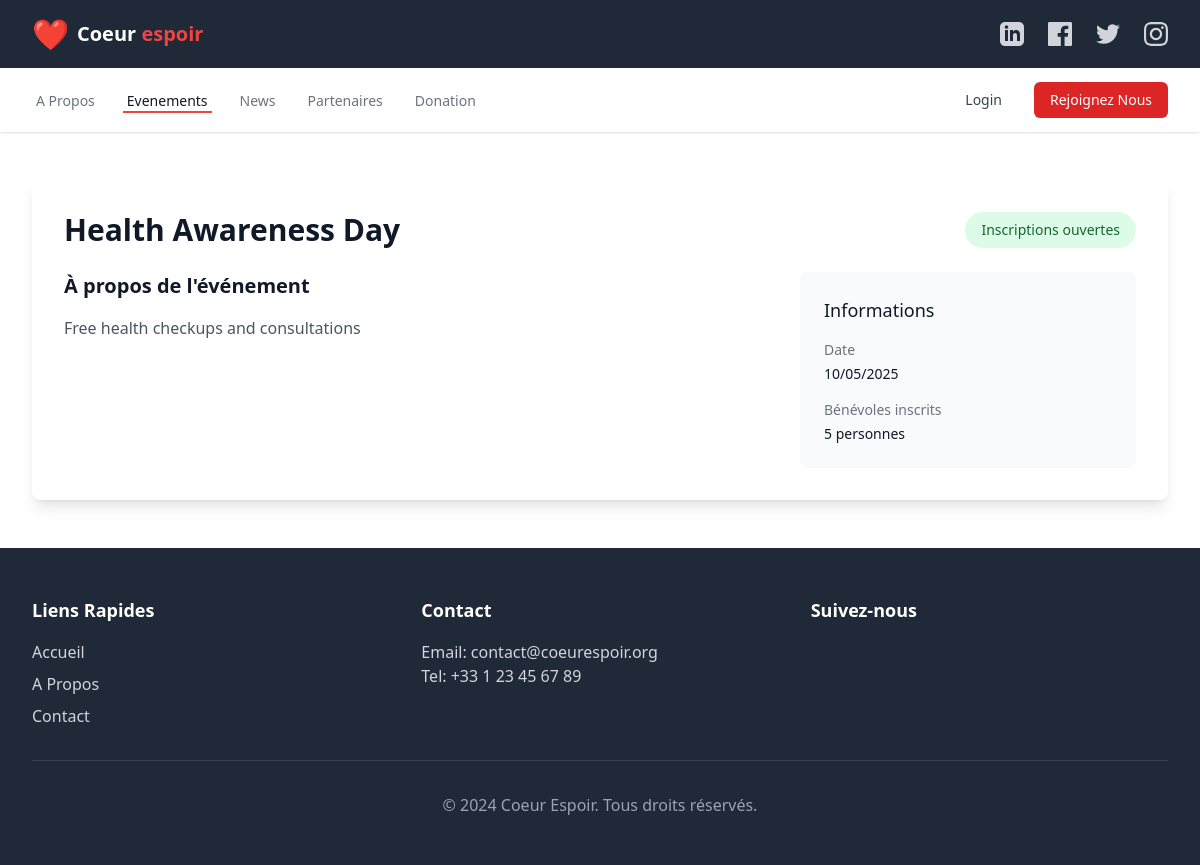
The page /Project_TDW/events/4 on the database its author committed.
### tables this page shows
CREATE TABLE `events` (
  `event_id` int(11) NOT NULL,
  `event_name` varchar(255) NOT NULL,
  `event_date` date DEFAULT NULL,
  `description` text DEFAULT NULL
);

### core/Router.php (called while the page is built, shortened)
<?php
class Router {
    protected array $routes = [];
    public Request $request;
    public function __construct(Request $request) {
        $this->request = $request;
    }
    public function get($path, $callback) {
        $pattern = $this->createRoutePattern($path);
        $this->routes['get'][$pattern] = $callback;
    }
    public function post($path, $callback) {
        $pattern = $this->createRoutePattern($path);
        $this->routes['post'][$pattern] = $callback;
    }
    private function createRoutePattern($path) {
        return preg_replace('/\{([a-zA-Z_][a-zA-Z0-9_]*)\}/', '(?P<$1>[^/]+)', $path);
    }
    private function matchRoute($path, $routes) {
        foreach ($routes as $pattern => $callback) {
            $fullPattern = "#^" . str_replace('/', '\/', $pattern) . "$#";
            if (preg_match($fullPattern, $path, $matches)) {
                $params = array_filter($matches, function($key) {
                    return !is_numeric($key);
                }, ARRAY_FILTER_USE_KEY);
                return ['callback' => $callback, 'params' => $params];
            }
        }
        return false;
    }
    public function resolve() {
        $path = $this->request->getPath();
        $method = strtolower($this->request->getMethod());
        $routes = $this->routes[$method] ?? [];
        $match = $this->matchRoute($path, $routes);
        $callback = $match['callback'];
        $params = $match['params'];
        if (is_array($callback)) {
            $controller = new $callback[0]();
            $method = $callback[1];
            $reflectionMethod = new ReflectionMethod($controller, $method);
            $namedParams = array_map(function ($param) use ($params) {
                return $params[$param->getName()] ?? null;
            }, $reflectionMethod->getParameters());
            return call_user_func_array([$controller, $method], $namedParams);
        }
        $reflectionFunction = new ReflectionFunction($callback);
        $namedParams = array_map(function ($param) use ($params) {
            return $params[$param->getName()] ?? null;
        }, $reflectionFunction->getParameters());
        return call_user_func_array($callback, $namedParams);
    }
}

### core/Application.php (called while the page is built, shortened)
<?php
require_once "core/Router.php";
class Application {
    public Router $router;
    public function __construct() {
        $this->request = new Request();
        $this->router = new Router($this->request);
    }
    public function run() {
        $this->router->resolve();
    }
}

### index.php (called while the page is built, shortened)
<?php
require_once __DIR__ . "/core/Application.php";
$app = new Application();
$app->router->get("/404_Error", function() {
    echo "404 Error";
});
$app->router->get('/',[\Controllers\HomeController::class ,'display'] );
$app->router->get('/home',[\Controllers\HomeController::class ,'display'] );
$app->router->get('/login',[\Controllers\AuthController::class ,'display_Login'] );
$app->router->get('/register',[\Controllers\AuthController::class ,'display_Register'] );
$app->router->get('/catalogue',[\Controllers\CatalogueController::class ,'display'] );
$app->router->get('/catalogue/{partnerId}',[\Controllers\PartnerController::class ,'display'] );
$app->router->get('/Dashboard',[\Controllers\UserDashboardController::class ,'display'] );
$app->router->get('dashboard/qrcode/{user_id}', 'UserDashboardController@getQrCode');
$app->router->get('/profile', [ProfileController::class, "display"]);
$app->router->get('/discounts_and_advantages', [\Controllers\AdvantagesDiscountsController::class, 'display']);
$app->router->get('/donation', [\Controllers\DonationController::class, 'displayDonationForm']);
$app->router->get("/donation/history",[\Controllers\DonationController::class, 'displayDonationHistory']);
$app->router->get("/events/{event_id}",[\Controllers\EventController::class, 'displayEventDetails']);
$app->router->get("/events",[\Controllers\EventController::class, 'displayEvents']);
$app->router->post('/login',[\Controllers\AuthController::class ,'login'] );
$app->router->post('/register',[\Controllers\AuthController::class ,'register'] );
$app->router->post('/logout',[\Controllers\AuthController::class ,'logout'] );
$app->router->post('/profile/update',[\Controllers\ProfileController::class ,'update_member'] );
$app->router->post('/donation/submit', [\Controllers\DonationController::class, 'handleDonation']);
$app->router->post('/events/{eventId}/register', [\Controllers\EventController::class, 'handleVolunteerRegistration']);
$app->router->post("/catalogue/{partner_id}/favorite",[\Controllers\PartnerController::class ,'handleFavorite']);
$app->router->get("/admin/partners",[\Controllers\AdminPartnerController::class,"displayPartners"]);
$app->run();

### core/Database.php (called while the page is built, shortened)
<?php
class Database
{
    private $connection = null;
private $host = '127.0.0.1';
private $dbname = 'project';
private $username = 'root';
private $password = '';
    public function connect()
    {
        try {
            $this->connection = new PDO("mysql:host=$this->host;dbname=$this->dbname", $this->username, $this->password);
            $this->connection->setAttribute(PDO::ATTR_ERRMODE, PDO::ERRMODE_EXCEPTION);
        } catch (PDOException $e) {
            echo "Connection failed: " . $e->getMessage();
        }
        return $this->connection;
    }
    public function disconnect()
    {
        $this->connection = null;
    }
    public function query($query, $params = [])
    {
        $stmt = $this->connection->prepare($query);
        $stmt->execute($params);
        return $stmt->fetchAll(\PDO::FETCH_ASSOC);
    }
}

### Models/EventModel.php (called while the page is built, shortened)
<?php
require_once "core/Database.php";
class EventModel {
    private $db;
    public function __construct() {
        $this->db = new \Database();
    }
    public function getEvent($event_id)
    {
        $this->db->connect();
        $query = "SELECT e.*,
            COUNT(v.volunteer_id) as volunteer_count,
            CASE
                WHEN e.event_date > CURRENT_DATE THEN 'open'
                ELSE 'closed'
            END as status
        FROM events e
        LEFT JOIN volunteers v ON e.event_id = v.event_id
        WHERE e.event_id = ?
        GROUP BY e.event_id";
        $event = $this->db->query($query, [$event_id]);
        $this->db->disconnect();
        return $event;
    }
}

### Views/public/EventDetailsView.php (the view, shortened to what this page needs)
<?php
class EventDetailsView {
    public function displayEventDetails($event): void
    {
        require_once "./Views/includes/header.php";
        ?>
        <div class="max-w-7xl mx-auto px-4 sm:px-6 lg:px-8 py-12">
            <div class="bg-white rounded-lg shadow-lg overflow-hidden">
                <div class="p-8">
                    <div class="flex justify-between items-start mb-6">
                        <h1 class="text-3xl font-bold text-gray-900"><?= htmlspecialchars($event['event_name']) ?></h1>
                        <span class="px-4 py-2 rounded-full text-sm font-medium <?= $event['status'] === 'open' ? 'bg-green-100 text-green-800' : 'bg-red-100 text-red-800' ?>">
                            <?= $event['status'] === 'open' ? 'Inscriptions ouvertes' : 'Inscriptions fermées' ?>
                        </span>
                    </div>
                    <div class="grid grid-cols-1 md:grid-cols-3 gap-8">
                        <div class="md:col-span-2">
                            <div class="prose max-w-none">
                                <h2 class="text-xl font-semibold text-gray-900 mb-4">À propos de l'événement</h2>
                                <p class="text-gray-600"><?= nl2br(htmlspecialchars($event['description'])) ?></p>
                            </div>
                        </div>
                        <div class="bg-gray-50 p-6 rounded-lg">
                            <h3 class="text-lg font-medium text-gray-900 mb-4">Informations</h3>
                            <dl class="space-y-4">
                                <div>
                                    <dt class="text-sm font-medium text-gray-500">Date</dt>
                                    <dd class="mt-1 text-sm text-gray-900"><?= date('d/m/Y', strtotime($event['event_date'])) ?></dd>
                                </div>
                                <div>
                                    <dt class="text-sm font-medium text-gray-500">Bénévoles inscrits</dt>
                                    <dd class="mt-1 text-sm text-gray-900"><?= $event['volunteer_count'] ?> personnes</dd>
                                </div>
                            </dl>
                        </div>
                    </div>
                </div>
            </div>
        </div>
        <?php
        require_once "./Views/includes/footer.php";
    }
}

### rows shown on the page
events: event_name "Health Awareness Day", description "Free health checkups and consultations", event_date "10/05/2025"

### other values the page prints
$label "A Propos"
$label "Evenements"
$label "News"
$label "Partenaires"
$label "Donation"
$event['volunteer_count'] "5"
